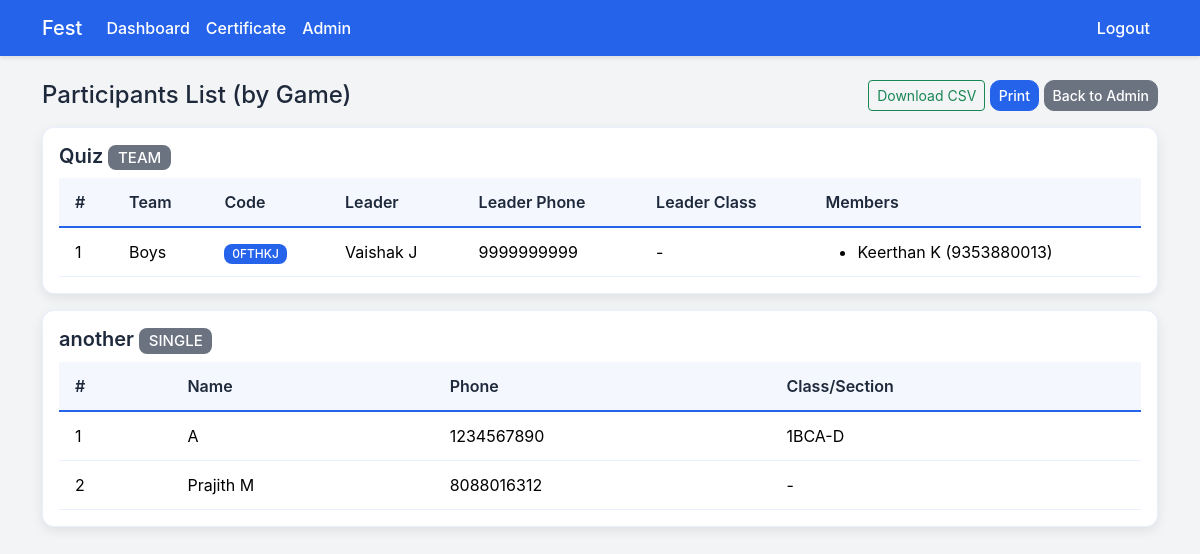
The page /admin/participants (signed in) on the database as committed earlier.
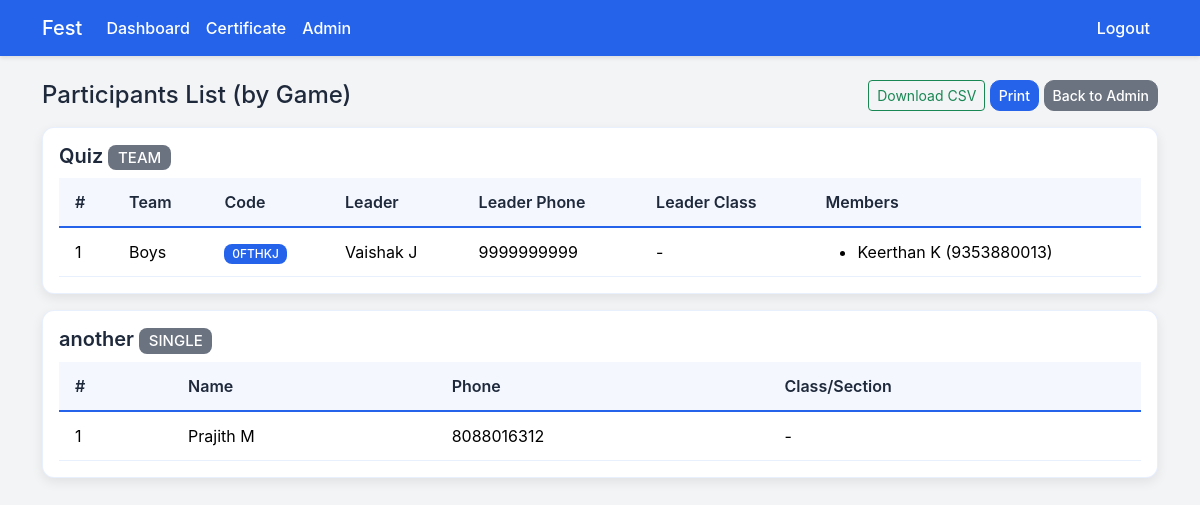
The same page on the database as committed later.
### tables this page shows
CREATE TABLE games (
                id INTEGER PRIMARY KEY AUTOINCREMENT,
                name TEXT NOT NULL,
                description TEXT,
                slots INTEGER NOT NULL,
                type TEXT NOT NULL CHECK(type IN ('single','team'))
            , team_size INTEGER);

CREATE TABLE users (
                id INTEGER PRIMARY KEY AUTOINCREMENT,
                phone TEXT UNIQUE NOT NULL,
                password TEXT NOT NULL,
                name TEXT NOT NULL,
                game_id INTEGER,
                team_id INTEGER,
                is_admin INTEGER NOT NULL DEFAULT 0
            , class_section TEXT);

CREATE TABLE teams (
                id INTEGER PRIMARY KEY AUTOINCREMENT,
                name TEXT NOT NULL,
                leader_user_id INTEGER NOT NULL,
                game_id INTEGER NOT NULL
            , team_code TEXT);

CREATE TABLE team_members (
                id INTEGER PRIMARY KEY AUTOINCREMENT,
                team_id INTEGER NOT NULL,
                user_id INTEGER NOT NULL
            );

### event_app/app.py (the view)
    @app.route('/admin/participants')
    def admin_participants_list():
        user = fetch_current_user()
        if not user or not user['is_admin']:
            flash('Admin access required.', 'danger')
            return redirect(url_for('login'))
        games = g.db.execute('SELECT * FROM games ORDER BY name').fetchall()
        per_game: Dict[int, Dict[str, Any]] = {}
        for gr in games:
            entry: Dict[str, Any] = {'game': gr}
            if gr['type'] == 'single':
                participants = g.db.execute(
                    'SELECT u.name, u.phone, u.class_section FROM users u WHERE u.game_id = ? AND (u.team_id IS NULL) ORDER BY u.name',
                    (gr['id'],),
                ).fetchall()
                entry['participants'] = participants
            else:
                teams = g.db.execute(
                    'SELECT t.id, t.name, t.team_code, u.name AS leader_name, u.phone AS leader_phone, u.class_section AS leader_class_section '
                    'FROM teams t JOIN users u ON u.id = t.leader_user_id WHERE t.game_id = ? ORDER BY t.name',
                    (gr['id'],),
                ).fetchall()
                team_ids = [t['id'] for t in teams]
                members_map: Dict[int, List[sqlite3.Row]] = {}
                if team_ids:
                    placeholder = '%s' if USING_POSTGRES else '?'
                    for team_id in team_ids:
                        rows = g.db.execute(
                            f'SELECT tm.team_id, u.name, u.phone, u.class_section FROM team_members tm JOIN users u ON u.id = tm.user_id '
                            f'WHERE tm.team_id = {placeholder} ORDER BY u.name',
                            (team_id,)
                        ).fetchall()
                        for r in rows:
                            members_map.setdefault(r['team_id'], []).append(r)
                entry['teams'] = teams
                entry['members_map'] = members_map
            per_game[gr['id']] = entry
        return render_template('participants_print.html', games=games, per_game=per_game)

### event_app/app.py (called while the page is built)
def get_db():
    if USING_POSTGRES:
        import psycopg2
        from psycopg2.extras import RealDictCursor
        url = urlparse(DATABASE_URL)
        dbname = url.path[1:]
        user = url.username
        password = url.password
        host = url.hostname
        port = url.port
        conn = psycopg2.connect(
            dbname=dbname,
            user=user,
            password=password,
            host=host,
            port=port,
            cursor_factory=RealDictCursor
        )
        return conn
    else:
        conn = sqlite3.connect(DATABASE_PATH)
        conn.row_factory = sqlite3.Row
        return conn

def fetch_current_user() -> Optional[sqlite3.Row]:
    user_id = session.get('user_id')
    if not user_id:
        return None
    row = g.db.execute('SELECT * FROM users WHERE id = ?', (user_id,)).fetchone()
    return row

### event_app/templates/participants_print.html (shortened to what this page needs)
{% extends 'base.html' %}
{% block content %}
<div class="d-print-none d-flex justify-content-between align-items-center mb-3">
  <h4 class="mb-0">Participants List (by Game)</h4>
  <div>
    <a href="{{ url_for('admin_export') }}" class="btn btn-sm btn-outline-success">Download CSV</a>
    <button class="btn btn-sm btn-primary" onclick="window.print()">Print</button>
    <a href="{{ url_for('admin', tab='gamesctl') }}" class="btn btn-sm btn-secondary">Back to Admin</a>
  </div>
  </div>
{% for g in games %}
  <div class="card clear-box mb-3">
    <div class="card-body">
      <h5 class="card-title mb-2">{{ g.name }} <span class="badge bg-secondary text-uppercase">{{ g.type }}</span></h5>
      {% set entry = per_game.get(g.id) %}
      {% if g.type == 'single' %}
        {% set participants = entry.participants %}
        {% if participants|length == 0 %}
          <div class="text-muted">No participants.</div>
        {% else %}
          <div class="table-responsive">
            <table class="table table-sm align-middle mb-0">
              <thead><tr><th>#</th><th>Name</th><th>Phone</th><th>Class/Section</th></tr></thead>
              <tbody>
                {% for p in participants %}
                <tr>
                  <td>{{ loop.index }}</td>
                  <td>{{ p.name }}</td>
                  <td>{{ p.phone }}</td>
                  <td>{{ p.class_section or '-' }}</td>
                </tr>
                {% endfor %}
              </tbody>
            </table>
          </div>
        {% endif %}
      {% else %}
        {% set teams = entry.teams %}
        {% if teams|length == 0 %}
          <div class="text-muted">No teams.</div>
        {% else %}
          <div class="table-responsive">
            <table class="table table-sm align-middle mb-0">
              <thead><tr><th>#</th><th>Team</th><th>Code</th><th>Leader</th><th>Leader Phone</th><th>Leader Class</th><th>Members</th></tr></thead>
              <tbody>
                {% for t in teams %}
                <tr>
                  <td>{{ loop.index }}</td>
                  <td>{{ t.name }}</td>
                  <td><span class="badge bg-info">{{ t.team_code }}</span></td>
                  <td>{{ t.leader_name }}</td>
                  <td>{{ t.leader_phone }}</td>
                  <td>{{ t.leader_class_section or '-' }}</td>
                  <td style="min-width:220px;">
                    {% set members = entry.members_map.get(t.id, []) %}
                    {% if members|length == 0 %}
                      <span class="text-muted">-</span>
                    {% else %}
                      <ul class="mb-0">
                        {% for m in members %}
                        <li>{{ m.name }} ({{ m.phone }}){% if m.class_section %} - {{ m.class_section }}{% endif %}</li>
                        {% endfor %}
                      </ul>
                    {% endif %}
                  </td>
                </tr>
                {% endfor %}
              </tbody>
            </table>
          </div>
        {% endif %}
      {% endif %}
    </div>
  </div>
{% endfor %}
{% endblock %}

Rows that differ between the two databases and show on the page:
removed users: name "A", phone "1234567890", class_section "1BCA-D", shown under games "another"
